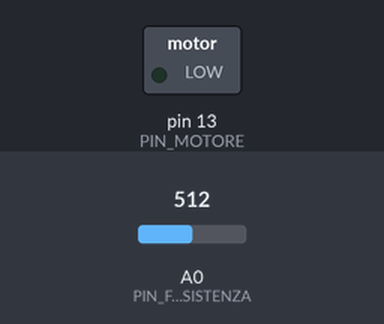
Recording of a sketch running on a simulated Arduino Uno, built with avr-gcc and run on an emulated ATmega328P. Parts: switched loads named in the sketch (green lamp = pin HIGH). The test bench sets the inputs (shaded band); at power-on: A0 (PIN_FOTORESISTENZA) = 512.

Above: at 1.2 s.
1.3 s: A0 (PIN_FOTORESISTENZA) set to 255
2.8 s: A0 (PIN_FOTORESISTENZA) set to 235
At 3.9 s:
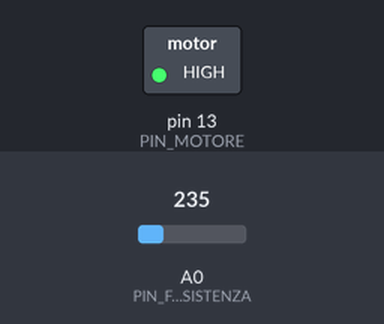
4.3 s: A0 (PIN_FOTORESISTENZA) set to 306
At 5.0 s:
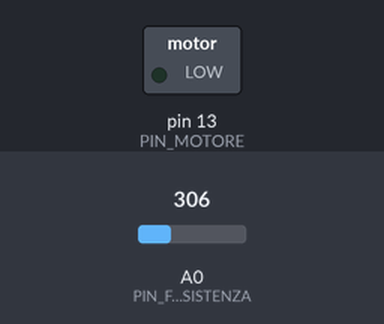
5.8 s: A0 (PIN_FOTORESISTENZA) set to 122
At 6.2 s:
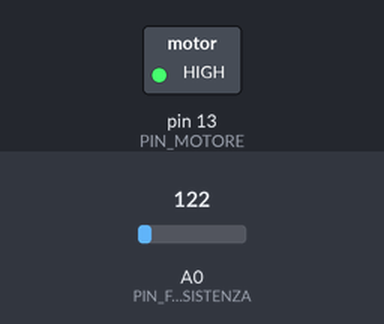
Timing chart, 0 to 8.3 s (numbered marks = the images above; inputs shaded):
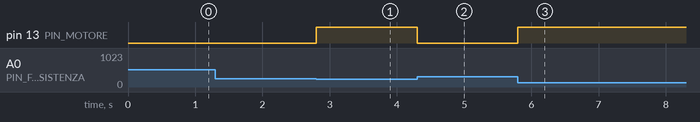

The sketch:

_12_TrappolaRumorosa.ino
```cpp
const byte PIN_FOTORESISTENZA = A0;
const byte PIN_MOTORE         = 13;
const byte SOGLIA             = 500;

void setup() {
  pinMode(PIN_FOTORESISTENZA, INPUT);
  pinMode(PIN_MOTORE,         OUTPUT);
}

void loop() {
  int valoreSensore = analogRead(PIN_FOTORESISTENZA);

  if (valoreSensore < SOGLIA)
    // Luminosità minore: c'è un'ombra!
    digitalWrite(PIN_MOTORE, HIGH);
  else
    digitalWrite(PIN_MOTORE, LOW);
}
```

Measured:
- the behaviour switches between 244 and 243 on A0 (PIN_FOTORESISTENZA) (found by bisection; images 0 and 1)
- after the input at 1.3 s, every drawn part: stays the same
- after the input at 2.8 s, pin 13 (PIN_MOTORE): LOW → HIGH at once
- after the input at 4.3 s, pin 13 (PIN_MOTORE): HIGH → LOW at once
- after the input at 5.8 s, pin 13 (PIN_MOTORE): LOW → HIGH at once
